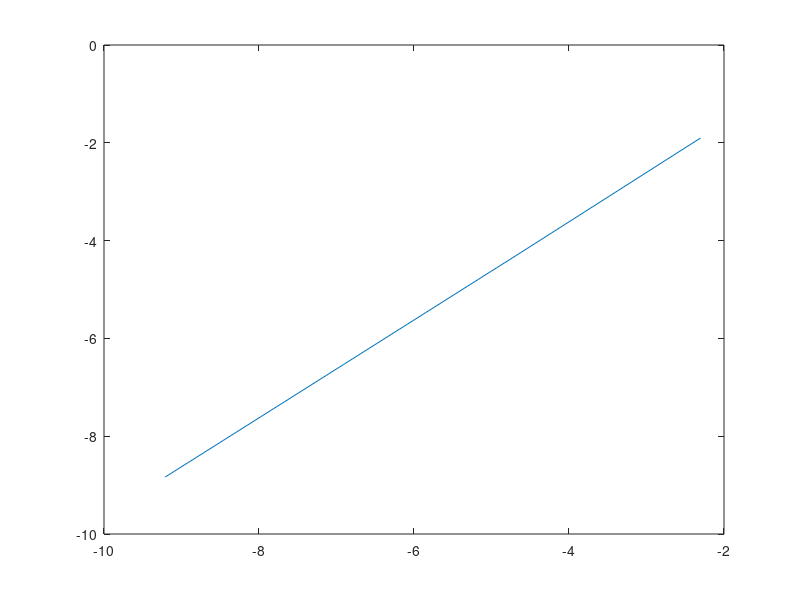

Reproduce this figure in MATLAB. (Note: this script raises an error after producing the figure.)
close all
clear all
clc



%Constnates 
g=9.8;
vlim=6.8;
m=1;
alpha=m*g/(vlim^2);

%vetores
ti=0;
tf=0.5;
vi_an=-vlim*tanh((g/vlim)*i);
hvals=[0.1 0.01 0.001 0.0001];
vf_vals=zeros(length(hvals),1);
err_vals=zeros(length(hvals),1);


%Integrador

for i=1:length(hvals)

h=hvals(i);
t=ti:h:tf;
v=zeros(length(t),1);

%Euler

for j=1:length(t)-1
     a(j)=-g-((g*v(j)*abs(v(j))/vlim^2));    
     v(j+1)=v(j)+a(j)*h;
     


end
    vi_an=-vlim*tanh((g/vlim)*tf);
    vf_vals=v(end);
    err_vals(i)=abs(v(end) -vi_an(end));

end
loghvals=log(hvals);
logerrvals=log(err_vals);


figure(1)
plot(loghvals,logerrvals);
lsline
hold on

p=polyfit(loghvals',logerrvals,1);

